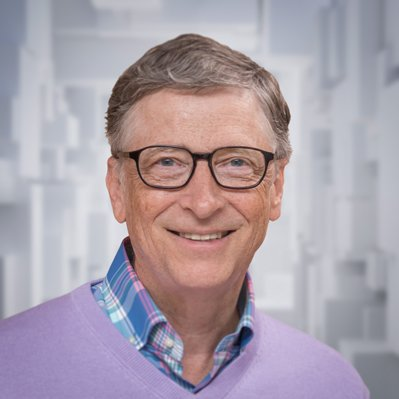
#> input picture OpenCV/images/bill.jpg, 399 x 399 px
$ python ColorHistogram.py
#> lines starting #> are read from the running program, lines starting #| are printed output that depends on the picture
import matplotlib
matplotlib.use("MacOSX")
from matplotlib import pyplot as plt
import cv2

image = cv2.imread('./images/bill.jpg')
#> image is the input picture: shape (399, 399, 3); mean B, G, R 169.5, 159.4, 170.8
cv2.imshow("Original", image)
colors = ("b", "g", "r")
plt.figure()
plt.title("'Flattened' Color plot Histogram1")
plt.xlabel("Bins")
plt.ylabel("# of Pixels")
for i, col in enumerate(colors):
    hist = cv2.calcHist([image], [i], None, [256], [0, 256])
    plt.plot(hist, color=col)
    plt.xlim([0, 256])
plt.show()
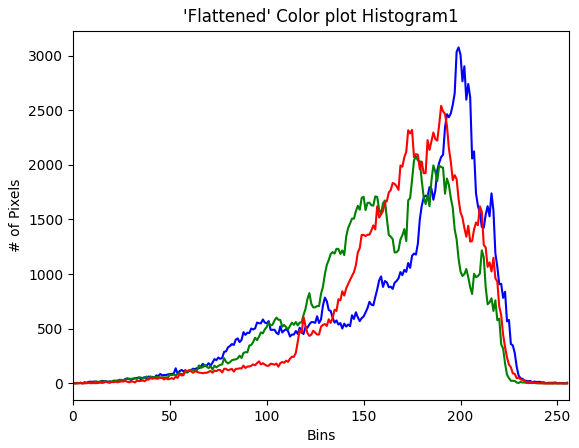
#> figure drawn by matplotlib, 1 panel; curve peaks at x = 199, y = 3075; curve peaks at x = 177, y = 2077; curve peaks at x = 190, y = 2540
